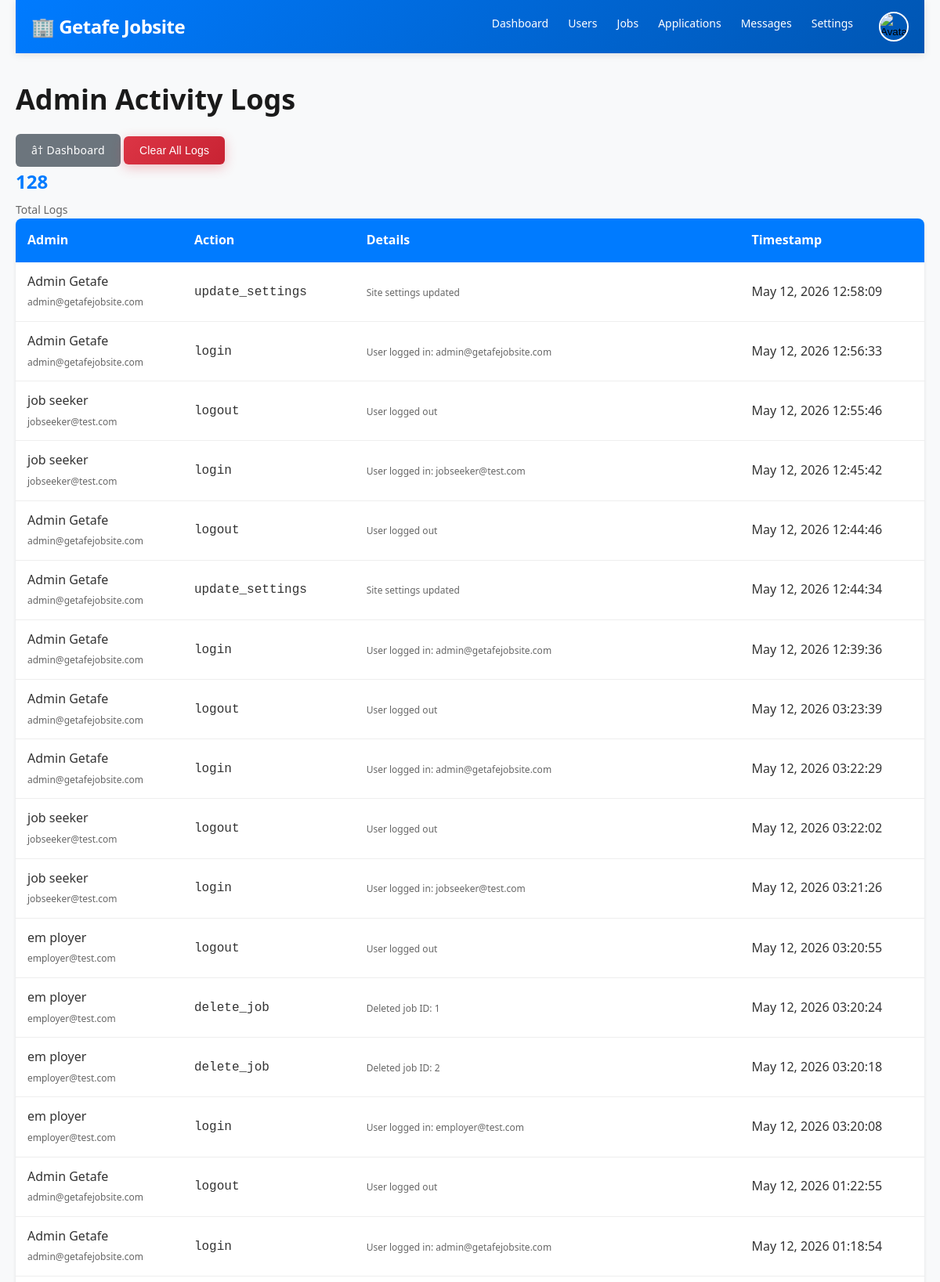
/public/admin/logs.php (signed in, upper part), run on the app's committed database.
### tables this page shows
CREATE TABLE `settings` (
  `id` int(11) NOT NULL AUTO_INCREMENT,
  `setting_key` varchar(100) DEFAULT NULL,
  `setting_value` longtext DEFAULT NULL,
  `created_at` timestamp NOT NULL DEFAULT current_timestamp(),
  `updated_at` timestamp NOT NULL DEFAULT current_timestamp() ON UPDATE current_timestamp(),
  PRIMARY KEY (`id`),
  UNIQUE KEY `setting_key` (`setting_key`)
);

CREATE TABLE `admin_logs` (
  `id` int(11) NOT NULL AUTO_INCREMENT,
  `admin_id` int(11) NOT NULL,
  `action` varchar(255) DEFAULT NULL,
  `details` text DEFAULT NULL,
  `created_at` timestamp NOT NULL DEFAULT current_timestamp(),
  PRIMARY KEY (`id`),
  KEY `admin_logs_ibfk_1` (`admin_id`),
  CONSTRAINT `admin_logs_ibfk_1` FOREIGN KEY (`admin_id`) REFERENCES `users` (`id`) ON DELETE CASCADE
);

CREATE TABLE `users` (
  `id` int(11) NOT NULL AUTO_INCREMENT,
  `first_name` varchar(100) NOT NULL,
  `last_name` varchar(100) NOT NULL,
  `email` varchar(100) NOT NULL,
  `password` varchar(255) NOT NULL,
  `user_type` enum('jobseeker','employer','admin') NOT NULL DEFAULT 'jobseeker',
  `phone` varchar(20) DEFAULT NULL,
  `location` varchar(255) DEFAULT 'Getafe, Bohol',
  `avatar` varchar(255) DEFAULT NULL,
  `bio` text DEFAULT NULL,
  `skills` varchar(500) DEFAULT NULL,
  `company` varchar(255) DEFAULT NULL,
  `company_info` text DEFAULT NULL,
  `company_website` varchar(255) DEFAULT NULL,
  `company_logo` varchar(255) DEFAULT NULL,
  `verified` tinyint(1) DEFAULT 0,
  `status` enum('active','inactive','banned') DEFAULT 'active',
  `created_at` timestamp NOT NULL DEFAULT current_timestamp(),
  `updated_at` timestamp NOT NULL DEFAULT current_timestamp() ON UPDATE current_timestamp(),
  PRIMARY KEY (`id`),
  UNIQUE KEY `email` (`email`),
  KEY `idx_email` (`email`),
  KEY `idx_user_type` (`user_type`)
);

### config/config.php (called while the page is built, shortened)
<?php
require_once __DIR__ . '/database.php';
function sanitize($data) {
    global $conn;
    return $conn->real_escape_string(htmlspecialchars(trim($data)));
}
function isLoggedIn() {
    return isset($_SESSION['user_id']) && !empty($_SESSION['user_id']);
}
function getUserType() {
    return $_SESSION['user_type'] ?? null;
}
function getSetting($key, $default = '') {
    global $conn;
    $key = sanitize($key);
    $result = $conn->query("SELECT setting_value FROM settings WHERE setting_key = '$key'");
    if ($result && $result->num_rows > 0) {
        $row = $result->fetch_assoc();
        return $row['setting_value'];
    }
    return $default;
}
?>

### public/admin/logs.php (the view, shortened to what this page needs)
<?php
require_once '../../config/config.php';
$page = (int)($_GET['page'] ?? 1);
$limit = 50;
$offset = ($page - 1) * $limit;
$count_result = $conn->query("SELECT COUNT(*) as count FROM admin_logs");
$total_logs = $count_result->fetch_assoc()['count'];
$sql = "SELECT l.*, u.first_name, u.last_name, u.email
        FROM admin_logs l
        LEFT JOIN users u ON l.admin_id = u.id
        ORDER BY l.created_at DESC
        LIMIT $limit OFFSET $offset";
$logs = $conn->query($sql);
require_once '../../includes/header.php';
?>
<div class="container">
    <?php require_once '../../includes/navbar.php'; ?>
    <div class="admin-panel">
        <div class="page-header">
            <h1>Admin Activity Logs</h1>
            <div>
                <a href="dashboard.php" class="btn btn-secondary">â† Dashboard</a>
                <form method="POST" style="display: inline;">
                    <button type="submit" class="btn btn-danger" onclick="return confirm('Clear all logs? This cannot be undone!');">Clear All Logs</button>
                </form>
            </div>
        </div>
        <div class="logs-stats">
            <div class="stat-box">
                <p class="stat-number"><?php echo $total_logs; ?></p>
                <p class="stat-label">Total Logs</p>
            </div>
        </div>
        <table class="admin-table">
            <thead>
                <tr>
                    <th>Admin</th>
                    <th>Action</th>
                    <th>Details</th>
                    <th>Timestamp</th>
                </tr>
            </thead>
            <tbody>
                <?php while ($log = $logs->fetch_assoc()): ?>
                    <tr>
                        <td>
                            <?php
                            if ($log['admin_id']) {
                                echo $log['first_name'] . ' ' . $log['last_name'];
                                echo '<br><small>' . $log['email'] . '</small>';
                            } else {
                                echo '<em>System</em>';
                            }
                            ?>
                        </td>
                        <td>
                            <code><?php echo $log['action']; ?></code>
                        </td>
                        <td>
                            <small><?php echo $log['details'] ?? '-'; ?></small>
                        </td>
                        <td>
                            <?php echo date('M d, Y H:i:s', strtotime($log['created_at'])); ?>
                        </td>
                    </tr>
                <?php endwhile; ?>
            </tbody>
        </table>
    </div>
</div>
</body>
</html>

### includes/navbar.php (shortened to what this page needs)
<?php
$user_type = getUserType();
$avatar = $_SESSION['avatar'] ?? '';
$avatar_src = !empty($avatar)
    ? (strpos($avatar, 'http') === 0 ? $avatar : BASE_URL . ltrim($avatar, '/'))
    : BASE_URL . 'assets/images/default-avatar.png';
?>
<nav class="navbar">
    <div class="nav-container">
        <div class="nav-logo">
            <a href="<?php echo BASE_URL; ?>">
                🏢 <?php echo getSetting('site_name', 'Getafe Jobsite'); ?>
            </a>
        </div>
        <div class="nav-menu" id="navMenu">
            <?php if (isLoggedIn()): ?>
                <?php if ($user_type === 'jobseeker'): ?>
                    <a href="<?php echo BASE_URL; ?>my-applications.php" class="nav-link">Applications</a>
                    <a href="<?php echo BASE_URL; ?>saved-jobs.php" class="nav-link">Saved Jobs</a>
                <?php elseif ($user_type === 'employer'): ?>
                    <a href="<?php echo BASE_URL; ?>post-job.php" class="nav-link">Post Job</a>
                    <a href="<?php echo BASE_URL; ?>my-jobs.php" class="nav-link">My Jobs</a>
                    <a href="<?php echo BASE_URL; ?>my-applications.php" class="nav-link">Applications</a>
                <?php elseif ($user_type === 'admin'): ?>
                    <a href="<?php echo BASE_URL; ?>admin/dashboard.php" class="nav-link">Dashboard</a>
                    <a href="<?php echo BASE_URL; ?>admin/manage-users.php" class="nav-link">Users</a>
                    <a href="<?php echo BASE_URL; ?>admin/manage-jobs.php" class="nav-link">Jobs</a>
                    <a href="<?php echo BASE_URL; ?>admin/manage-applications.php" class="nav-link">Applications</a>
                    <a href="<?php echo BASE_URL; ?>admin/manage-messages.php" class="nav-link">Messages</a>
                    <a href="<?php echo BASE_URL; ?>admin/settings.php" class="nav-link">Settings</a>
                <?php endif; ?>
                <div class="nav-user" id="navUserMenu">
                    <button type="button" class="avatar-btn" id="avatarBtn" aria-label="Open profile menu">
                        <img src="<?php echo htmlspecialchars($avatar_src, ENT_QUOTES, 'UTF-8'); ?>" alt="Avatar" class="avatar-small">
                    </button>
                </div>
            <?php else: ?>
                <a href="<?php echo BASE_URL; ?>login.php" class="btn btn-primary">Login</a>
                <a href="<?php echo BASE_URL; ?>register.php" class="btn btn-secondary">Register</a>
            <?php endif; ?>
        </div>
    </div>
</nav>

### css/style.css (style rules this page uses)
* { margin: 0; padding: 0; box-sizing: border-box; }
html { scroll-behavior: smooth; font-size: 16px; }
body { font-family: 'Segoe UI', Tahoma, Geneva, Verdana, sans-serif; background-color: #f8f9fa; color: #333; line-height: 1.6; }
.container { max-width: 1200px; margin: 0 auto; padding: 0 20px; }
h1, h2, h3, h4, h5, h6 { color: #1a1a1a; margin-bottom: 15px; font-weight: 600; }
h1 { font-size: 36px; }
p { margin-bottom: 10px; }
a { color: #007bff; text-decoration: none; transition: color 0.3s; }
small { font-size: 12px; color: #666; }
.navbar { background: linear-gradient(135deg, #007bff 0%, #0056b3 100%); padding: 15px 0; box-shadow: 0 2px 10px rgba(0, 0, 0, 0.1); position: sticky; top: 0; z-index: 1000; }
.navbar .nav-container { max-width: 1200px; margin: 0 auto; padding: 0 20px; display: flex; justify-content: space-between; align-items: center; }
.nav-logo a { color: white; text-decoration: none; font-size: 24px; font-weight: bold; display: flex; align-items: center; letter-spacing: -0.5px; }
.nav-menu { display: flex; list-style: none; gap: 25px; align-items: center; }
.nav-link { color: white; text-decoration: none; font-weight: 500; transition: color 0.3s, border-bottom 0.3s; padding-bottom: 5px; border-bottom: 2px solid transparent; }
.nav-user { position: relative; display: flex; align-items: center; gap: 10px; cursor: pointer; }
.avatar-small { width: 36px; height: 36px; border-radius: 50%; object-fit: cover; border: 2px solid white; transition: transform 0.3s; }
.nav-user { position: relative; cursor: pointer; }
.btn { display: inline-block; padding: 10px 20px; border: none; border-radius: 6px; cursor: pointer; font-size: 14px; transition: all 0.3s ease; text-decoration: none; text-align: center; font-weight: 500; letter-spacing: 0.5px; }
.btn-secondary { background-color: #6c757d; color: white; }
.btn-danger { background: linear-gradient(135deg, #dc3545 0%, #c82333 100%); color: white; box-shadow: 0 4px 15px rgba(220, 53, 69, 0.3); }
.stat-label { font-size: 12px; color: #666; margin: 5px 0 0 0; }
.stat-number { font-size: 32px; font-weight: bold; color: #007bff; margin-bottom: 10px; }
.stat-label { color: #666; font-size: 14px; }
.nav-user img, .nav-user { user-select: none; -webkit-user-drag: none; touch-action: manipulation; }
.btn { border-radius: 8px; font-weight: 600; letter-spacing: 0.2px; }
.btn-secondary { background: #6c757d; border-color: #6c757d; }
.btn-danger { background: #dc3545; border-color: #dc3545; }
.nav-menu { display: flex; align-items: center; gap: 14px; flex-wrap: wrap; }
.nav-link { white-space: nowrap; font-size: 14px; }
.nav-user { position: relative; margin-left: 6px; flex-shrink: 0; }
.avatar-small { width: 36px; height: 36px; border-radius: 50%; object-fit: cover; border: 2px solid rgba(255,255,255,0.9); cursor: pointer; }
.nav-user { position: relative !important; margin-left: 8px; flex-shrink: 0; display: flex; align-items: center; }
.avatar-btn { background: transparent; border: 0; padding: 0; cursor: pointer; display: flex; align-items: center; }
.avatar-small { width: 38px !important; height: 38px !important; border-radius: 50% !important; object-fit: cover !important; border: 2px solid rgba(255, 255, 255, 0.95) !important; display: block; pointer-events: none; }

### css/admin.css (style rules this page uses)
.stat-number { font-size: 24px; font-weight: bold; color: #007bff; margin: 0; }
.stat-label { color: #666; margin: 5px 0 0 0; }
.admin-panel { padding: 30px 0; }
.admin-table { width: 100%; background: white; border-collapse: collapse; border-radius: 8px; overflow: hidden; box-shadow: 0 2px 4px rgba(0,0,0,0.1); }
.admin-table thead { background-color: #007bff; color: white; }
.admin-table th { padding: 15px; text-align: left; font-weight: 600; }
.admin-table td { padding: 12px 15px; border-bottom: 1px solid #eee; }

### includes/navbar.php (style rules this page uses)
.nav-user { position: relative !important; display: flex !important; align-items: center !important; margin-left: 8px !important; }
.avatar-btn { border: 0 !important; background: transparent !important; padding: 0 !important; cursor: pointer !important; display: inline-flex !important; align-items: center !important; justify-content: center !important; }
.avatar-small { width: 38px !important; height: 38px !important; border-radius: 50% !important; object-fit: cover !important; border: 2px solid #ffffff !important; display: block !important; }

### data on the page
settings: setting_value "Getafe Jobsite"
admin_logs: admin.first_name "Admin", admin.last_name "Getafe", admin.email "admin@getafejobsite.com", action "update_settings", details "Site settings updated", created_at "May 12, 2026 12:58:09"
admin_logs: admin.first_name "Admin", admin.last_name "Getafe", admin.email "admin@getafejobsite.com", action "login", details "User logged in: admin@getafejobsite.com", created_at "May 12, 2026 12:56:33"
admin_logs: admin.first_name "job", admin.last_name "seeker", admin.email "jobseeker@test.com", action "logout", details "User logged out", created_at "May 12, 2026 12:55:46"
admin_logs: admin.first_name "job", admin.last_name "seeker", admin.email "jobseeker@test.com", action "login", details "User logged in: jobseeker@test.com", created_at "May 12, 2026 12:45:42"
admin_logs: admin.first_name "Admin", admin.last_name "Getafe", admin.email "admin@getafejobsite.com", action "logout", details "User logged out", created_at "May 12, 2026 12:44:46"
admin_logs: admin.first_name "Admin", admin.last_name "Getafe", admin.email "admin@getafejobsite.com", action "update_settings", details "Site settings updated", created_at "May 12, 2026 12:44:34"
admin_logs: admin.first_name "Admin", admin.last_name "Getafe", admin.email "admin@getafejobsite.com", action "login", details "User logged in: admin@getafejobsite.com", created_at "May 12, 2026 12:39:36"
admin_logs: admin.first_name "Admin", admin.last_name "Getafe", admin.email "admin@getafejobsite.com", action "logout", details "User logged out", created_at "May 12, 2026 03:23:39"
admin_logs: admin.first_name "Admin", admin.last_name "Getafe", admin.email "admin@getafejobsite.com", action "login", details "User logged in: admin@getafejobsite.com", created_at "May 12, 2026 03:22:29"
admin_logs: admin.first_name "job", admin.last_name "seeker", admin.email "jobseeker@test.com", action "logout", details "User logged out", created_at "May 12, 2026 03:22:02"
admin_logs: admin.first_name "job", admin.last_name "seeker", admin.email "jobseeker@test.com", action "login", details "User logged in: jobseeker@test.com", created_at "May 12, 2026 03:21:26"
admin_logs: admin.first_name "em", admin.last_name "ployer", admin.email "employer@test.com", action "logout", details "User logged out", created_at "May 12, 2026 03:20:55"
admin_logs: admin.first_name "em", admin.last_name "ployer", admin.email "employer@test.com", action "delete_job", details "Deleted job ID: 1", created_at "May 12, 2026 03:20:24"
admin_logs: admin.first_name "em", admin.last_name "ployer", admin.email "employer@test.com", action "delete_job", details "Deleted job ID: 2", created_at "May 12, 2026 03:20:18"
admin_logs: admin.first_name "em", admin.last_name "ployer", admin.email "employer@test.com", action "login", details "User logged in: employer@test.com", created_at "May 12, 2026 03:20:08"
admin_logs: admin.first_name "Admin", admin.last_name "Getafe", admin.email "admin@getafejobsite.com", action "logout", details "User logged out", created_at "May 12, 2026 01:22:55"
admin_logs: admin.first_name "Admin", admin.last_name "Getafe", admin.email "admin@getafejobsite.com", action "login", details "User logged in: admin@getafejobsite.com", created_at "May 12, 2026 01:18:54"

### other printed values
$total_logs "128"
